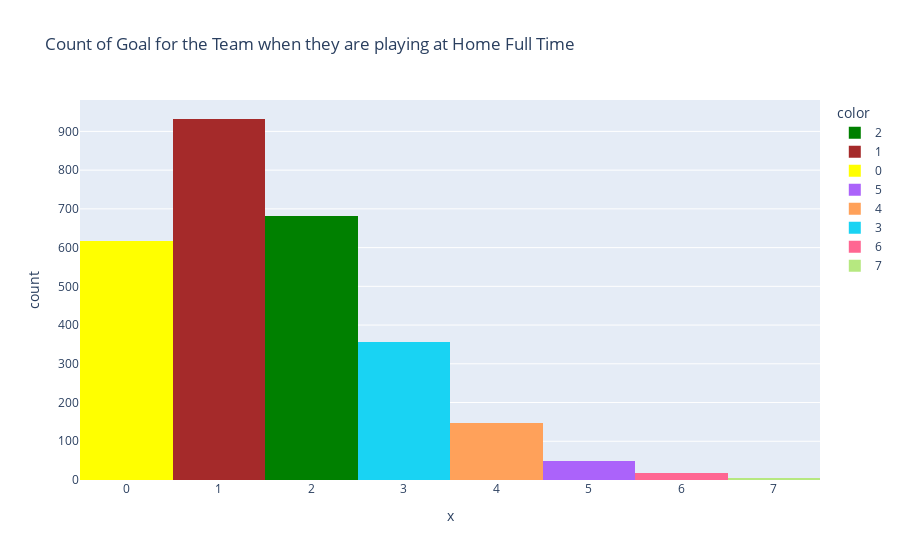

The notebook cell this image was saved under:
### Markdown cell above
### Considerations from the charts above:
In the charts there is an analysis of how the teams perform when the play at Home or Away
 - Team that play at home, tend to win more of their games
 - Team that play away, tend to lose more of their games
 - Playing at home is more benificial for the team

### Code cell
#Checking the distribution of goal for the team when they play Home Full Time

fig = px.histogram(df1,
                   x= df1.loc[df["Venue"] == "Home"]["FTTG"], 
                   title='Count of Goal for the Team when they are playing at Home Full Time',
                   color = df1.loc[df["Venue"] == "Home"]["FTTG"],
                   color_discrete_map = {0:'yellow',1:'brown',2:'green'})
fig.show()

### Figure 1 — Plotly figure (JSON) as saved in the notebook; plotly's stock layout.template omitted (floating-point values rounded to 4 significant figures; data arrays with more than 128 entries replaced by an {"elided": "..."} marker saying what was removed)
{"data": [{"alignmentgroup": "True", "bingroup": "x", "hovertemplate": "color=2<br>x=%{x}<br>count=%{y}<extra></extra>", "legendgroup": "2", "marker": {"color": "green", "pattern": {"shape": ""}}, "name": "2", "offsetgroup": "2", "orientation": "v", "showlegend": true, "type": "histogram", "x": {"elided": "682 int values"}, "xaxis": "x", "yaxis": "y"}, {"alignmentgroup": "True", "bingroup": "x", "hovertemplate": "color=1<br>x=%{x}<br>count=%{y}<extra></extra>", "legendgroup": "1", "marker": {"color": "brown", "pattern": {"shape": ""}}, "name": "1", "offsetgroup": "1", "orientation": "v", "showlegend": true, "type": "histogram", "x": {"elided": "932 int values"}, "xaxis": "x", "yaxis": "y"}, {"alignmentgroup": "True", "bingroup": "x", "hovertemplate": "color=0<br>x=%{x}<br>count=%{y}<extra></extra>", "legendgroup": "0", "marker": {"color": "yellow", "pattern": {"shape": ""}}, "name": "0", "offsetgroup": "0", "orientation": "v", "showlegend": true, "type": "histogram", "x": {"elided": "616 int values"}, "xaxis": "x", "yaxis": "y"}, {"alignmentgroup": "True", "bingroup": "x", "hovertemplate": "color=5<br>x=%{x}<br>count=%{y}<extra></extra>", "legendgroup": "5", "marker": {"color": "#ab63fa", "pattern": {"shape": ""}}, "name": "5", "offsetgroup": "5", "orientation": "v", "showlegend": true, "type": "histogram", "x": [5, 5, 5, 5, 5, 5, 5, 5, 5, 5, 5, 5, 5, 5, 5, 5, 5, 5, 5, 5, 5, 5, 5, 5, 5, 5, 5, 5, 5, 5, 5, 5, 5, 5, 5, 5, 5, 5, 5, 5, 5, 5, 5, 5, 5, 5, 5, 5, 5], "xaxis": "x", "yaxis": "y"}, {"alignmentgroup": "True", "bingroup": "x", "hovertemplate": "color=4<br>x=%{x}<br>count=%{y}<extra></extra>", "legendgroup": "4", "marker": {"color": "#FFA15A", "pattern": {"shape": ""}}, "name": "4", "offsetgroup": "4", "orientation": "v", "showlegend": true, "type": "histogram", "x": {"elided": "146 int values"}, "xaxis": "x", "yaxis": "y"}, {"alignmentgroup": "True", "bingroup": "x", "hovertemplate": "color=3<br>x=%{x}<br>count=%{y}<extra></extra>", "legendgroup": "3", "marker": {"color": "#19d3f3", "pattern": {"shape": ""}}, "name": "3", "offsetgroup": "3", "orientation": "v", "showlegend": true, "type": "histogram", "x": {"elided": "357 int values"}, "xaxis": "x", "yaxis": "y"}, {"alignmentgroup": "True", "bingroup": "x", "hovertemplate": "color=6<br>x=%{x}<br>count=%{y}<extra></extra>", "legendgroup": "6", "marker": {"color": "#FF6692", "pattern": {"shape": ""}}, "name": "6", "offsetgroup": "6", "orientation": "v", "showlegend": true, "type": "histogram", "x": [6, 6, 6, 6, 6, 6, 6, 6, 6, 6, 6, 6, 6, 6, 6, 6, 6], "xaxis": "x", "yaxis": "y"}, {"alignmentgroup": "True", "bingroup": "x", "hovertemplate": "color=7<br>x=%{x}<br>count=%{y}<extra></extra>", "legendgroup": "7", "marker": {"color": "#B6E880", "pattern": {"shape": ""}}, "name": "7", "offsetgroup": "7", "orientation": "v", "showlegend": true, "type": "histogram", "x": [7, 7, 7, 7], "xaxis": "x", "yaxis": "y"}], "layout": {"autosize": true, "barmode": "relative", "legend": {"title": {"text": "color"}, "tracegroupgap": 0}, "title": {"text": "Count of Goal for the Team when they are playing at Home Full Time"}, "xaxis": {"anchor": "y", "autorange": true, "domain": [0, 1], "range": [-0.5, 7.5], "title": {"text": "x"}, "type": "linear"}, "yaxis": {"anchor": "x", "autorange": true, "domain": [0, 1], "range": [0, 981.1], "title": {"text": "count"}}}}
